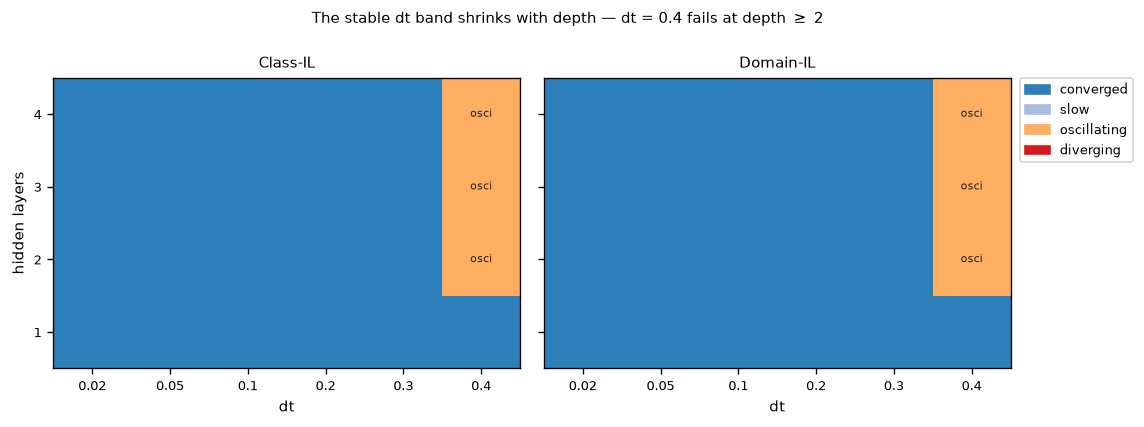

Here is the Python script that generated this plot:
"""Does the stable range of settle step sizes shrink as the network gets deeper?

900-series PLOT SCRIPT. Loads saved arrays, trains nothing. Methods M2, appendix evidence.

ONE PLOT, one grid cell, as script_plan_800_900.md specifies for 905 ("copy 347"): a dt x depth
grid, cells coloured by the classification `src.metrics.classify_settle` returns.

WHY THIS FIGURE EXISTS AND WHY IT IS NOT A DETAIL. 904 establishes that a stable band exists and
that the choice inside it is free. This one says the band MOVES. dt = 0.4 was settled at
H = 32 / depth 1 and is silently wrong at depth >= 2: settling there does not converge, and the
oscillating tail sits 3-7x above the true fixed point, so the state being measured is
qualitatively wrong rather than slightly overshot. That cost two full sweep re-runs before it was
found, which is why 341 and 342 use dt = 0.2.

The standing rule this figure justifies: a control is re-verified whenever the configuration
moves, not once at the start.

Styling follows 347, the script this regenerates: dpi 120, bbox_inches="tight", 9pt labels.
No shared style module.

PROVENANCE
    347_pc_settle_dt_by_depth_{scenario}.npz   PRE-800, regenerated. Single-seed traces run to a
    fixed cap of 500 steps with no early exit; classify_settle is applied post-hoc to the full
    trace, which is what distinguishes "slow" from "oscillating" from "diverging".
"""
import sys
from pathlib import Path

ROOT = Path(__file__).resolve().parents[1]
sys.path.insert(0, str(ROOT))

import numpy as np
import matplotlib.pyplot as plt
from matplotlib.colors import ListedColormap, BoundaryNorm

from src.protocol import figure_path
from src.metrics import classify_settle

EXP = ROOT / "experiments"
SCENARIOS = ["class_il", "domain_il"]
NICE = {"class_il": "Class-IL", "domain_il": "Domain-IL"}
SETTLE_DELTA_TOL, SETTLE_PATIENCE = 1e-4, 3

# Ordered worst-to-best so the colour ramp reads as "how bad is this cell".
LABELS = ["converged", "slow", "oscillating", "diverging"]
CELL_COLOR = ["#2c7fb8", "#a6bddb", "#fdae61", "#d7191c"]


if __name__ == "__main__":
    fig, axes = plt.subplots(1, len(SCENARIOS), figsize=(9.6, 3.6), sharey=True)
    cmap = ListedColormap(CELL_COLOR)
    norm = BoundaryNorm(range(len(LABELS) + 1), cmap.N)

    for ax, s in zip(axes, SCENARIOS):
        rows = np.load(EXP / f"347_pc_settle_dt_by_depth_{s}.npz", allow_pickle=True)["data"]
        depths = sorted({int(r[0]) for r in rows})
        dts = sorted({float(r[1]) for r in rows})
        grid = np.full((len(depths), len(dts)), np.nan)
        for r in rows:
            di, ti = depths.index(int(r[0])), dts.index(float(r[1]))
            lab, _ = classify_settle(np.asarray(r[3], float),
                                     tol=SETTLE_DELTA_TOL, patience=SETTLE_PATIENCE)
            grid[di, ti] = LABELS.index(lab) if lab in LABELS else np.nan

        ax.imshow(grid, cmap=cmap, norm=norm, aspect="auto", origin="lower")
        ax.set_xticks(range(len(dts)))
        ax.set_xticklabels(dts, fontsize=8)
        ax.set_yticks(range(len(depths)))
        ax.set_yticklabels(depths, fontsize=8)
        ax.set_xlabel("dt", fontsize=9)
        ax.set_title(NICE[s], fontsize=9)
        for di in range(len(depths)):
            for ti in range(len(dts)):
                if np.isfinite(grid[di, ti]) and grid[di, ti] > 0:
                    ax.text(ti, di, LABELS[int(grid[di, ti])][:4], ha="center", va="center",
                            fontsize=6.5, color="0.15")
        print(f"  {NICE[s]}:")
        for di, dep in enumerate(depths):
            print(f"    depth {dep}: " + "  ".join(
                f"dt={dt}:{LABELS[int(grid[di, ti])][:4] if np.isfinite(grid[di, ti]) else '?'}"
                for ti, dt in enumerate(dts)))

    axes[0].set_ylabel("hidden layers", fontsize=9)
    handles = [plt.Rectangle((0, 0), 1, 1, color=c) for c in CELL_COLOR]
    axes[-1].legend(handles, LABELS, fontsize=7.5, loc="upper left",
                    bbox_to_anchor=(1.02, 1.0), borderaxespad=0)
    fig.suptitle("The stable dt band shrinks with depth — dt = 0.4 fails at depth $\\geq$ 2",
                 fontsize=9)
    fig.tight_layout()
    out = figure_path(__file__)
    fig.savefig(out, dpi=120, bbox_inches="tight")
    print(f"saved {out}")
